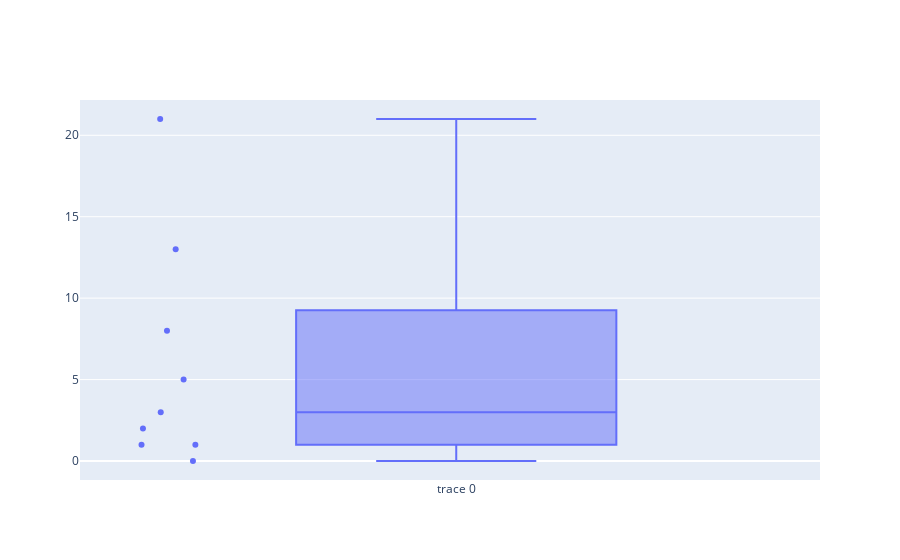

This figure's notebook cell:
### Markdown cell above
## Box Plot That Displays The Underlying Data

### Code cell
import plotly.graph_objects as go

fig = go.Figure(data=[go.Box(y=[0, 1, 1, 2, 3, 5, 8, 13, 21],
            boxpoints='all', # can also be outliers, or suspectedoutliers, or False
            jitter=0.3, # add some jitter for a better separation between points
            pointpos=-1.8 # relative position of points wrt box
              )])

fig.show()

### Figure 1 — Plotly figure (JSON) as saved in the notebook; plotly's stock layout.template omitted (floating-point values rounded to 4 significant figures)
{"data": [{"boxpoints": "all", "jitter": 0.3, "pointpos": -1.8, "type": "box", "y": [0, 1, 1, 2, 3, 5, 8, 13, 21]}], "layout": {}}
